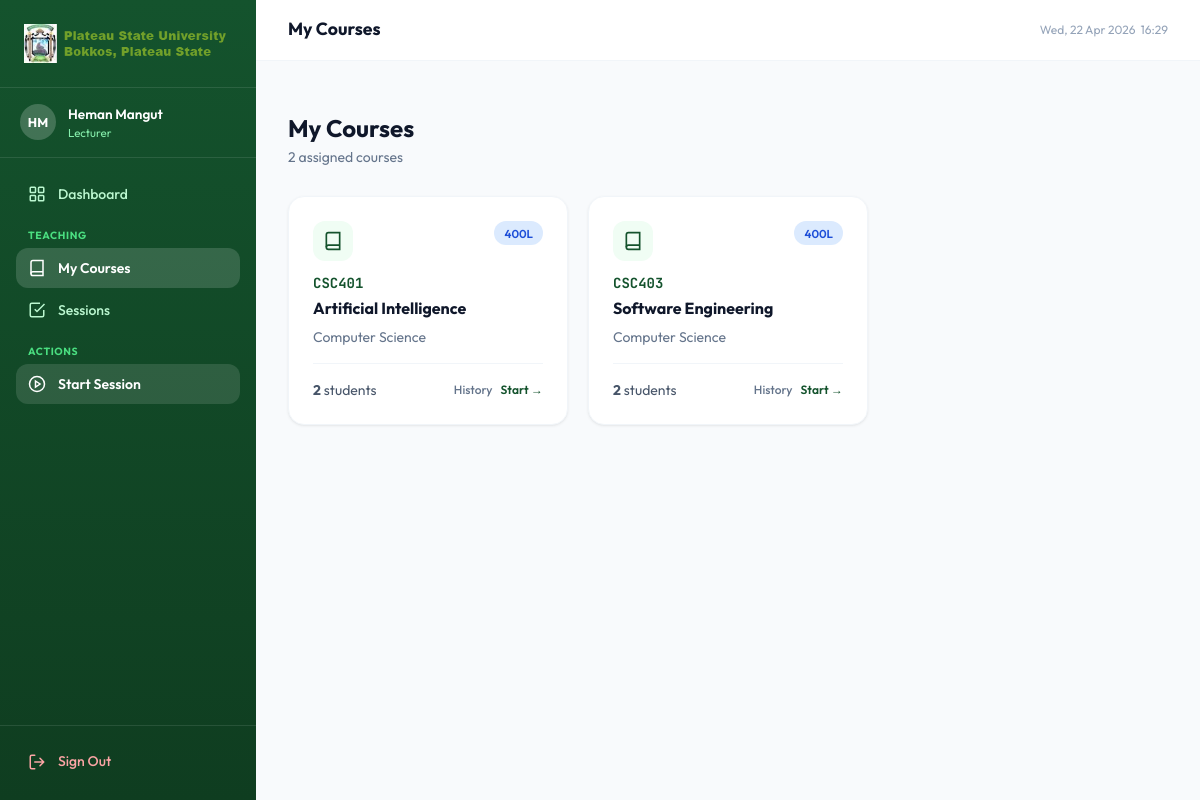
The page /lecturer/courses/ (signed in) on the database its author committed.
### attendance/models.py (models this page shows, shortened)
class User(AbstractBaseUser, PermissionsMixin):
    ROLE_CHOICES = [
        ('admin', 'Admin'),
        ('lecturer', 'Lecturer'),
        ('student', 'Student'),
    ]
    id = models.UUIDField(primary_key=True, default=uuid.uuid4, editable=False)
    email = models.EmailField(unique=True)
    first_name = models.CharField(max_length=100)
    last_name = models.CharField(max_length=100)
    role = models.CharField(max_length=20, choices=ROLE_CHOICES, default='student')
    is_active = models.BooleanField(default=True)
    is_staff = models.BooleanField(default=False)
    date_joined = models.DateTimeField(default=timezone.now)
    avatar = models.ImageField(upload_to='avatars/', null=True, blank=True)
    objects = UserManager()
    USERNAME_FIELD = 'email'
    REQUIRED_FIELDS = ['first_name', 'last_name']
    class Meta:
        verbose_name = 'User'
        verbose_name_plural = 'Users'
    def get_full_name(self):
        return f"{self.first_name} {self.last_name}"

class Course(models.Model):
    id = models.UUIDField(primary_key=True, default=uuid.uuid4, editable=False)
    code = models.CharField(max_length=20, unique=True)
    title = models.CharField(max_length=200)
    department = models.ForeignKey(Department, on_delete=models.CASCADE, related_name='courses')
    lecturer = models.ForeignKey(LecturerProfile, on_delete=models.SET_NULL, null=True, blank=True, related_name='courses')
    credit_units = models.IntegerField(default=3)
    semester = models.CharField(max_length=20, choices=[('first', 'First'), ('second', 'Second')], default='first')
    level = models.IntegerField(default=100)
    description = models.TextField(blank=True)
    students = models.ManyToManyField(StudentProfile, related_name='courses', blank=True)
    created_at = models.DateTimeField(auto_now_add=True)
    class Meta:
        ordering = ['code']

class Department(models.Model):
    id = models.UUIDField(primary_key=True, default=uuid.uuid4, editable=False)
    name = models.CharField(max_length=200)
    code = models.CharField(max_length=20, unique=True)
    faculty = models.ForeignKey(Faculty, on_delete=models.CASCADE, related_name='departments')
    description = models.TextField(blank=True)
    created_at = models.DateTimeField(auto_now_add=True)
    class Meta:
        ordering = ['name']
        unique_together = ['name', 'faculty']

### attendance/views.py (the view)
# urls.py: path('lecturer/courses/', views.lecturer_courses, name='lecturer_courses'),
@login_required
@role_required('lecturer')
def lecturer_courses(request):
    lecturer = get_object_or_404(LecturerProfile, user=request.user)
    courses = Course.objects.filter(lecturer=lecturer).select_related('department').annotate(
        student_count=Count('students')
    )
    return render(request, 'attendance/lecturer/courses.html', {'courses': courses, 'lecturer': lecturer})

### attendance/context_processors.py (called while the page is built)
def site_context(request):
    context = {
        'site_name': 'PLASU Smart Attendance',
        'university_name': 'Plateau State University',
        'current_year': timezone.now().year,
        'now': timezone.now(),
    }
    if request.user.is_authenticated:
        if request.user.role == 'lecturer':
            try:
                active_count = AttendanceSession.objects.filter(
                    lecturer__user=request.user,
                    status='active',
                ).count()
                context['lecturer_active_sessions'] = active_count
            except Exception:
                context['lecturer_active_sessions'] = 0
    return context

### attendance/templates/attendance/lecturer/courses.html (shortened to what this page needs)
{% extends "attendance/layout_sidebar.html" %}
{% load static attendance_tags %}
{% block page_title %}My Courses{% endblock %}
{% block sidebar_nav %}{% include "attendance/partials/lecturer_nav.html" %}{% endblock %}
{% block content %}
<div class="animate-in">
  <div class="page-header"><h1>My Courses</h1><p>{{ courses.count }} assigned course{{ courses.count|pluralize }}</p></div>
  <div class="grid grid-cols-1 md:grid-cols-2 lg:grid-cols-3 gap-5">
    {% for course in courses %}
    <div class="stat-card animate-in" style="animation-delay:{{ forloop.counter0 }}0ms">
      <div class="flex items-start justify-between mb-3">
        <div class="w-10 h-10 rounded-xl bg-green-50 flex items-center justify-center flex-shrink-0">
          <svg class="w-5 h-5 text-primary" viewBox="0 0 24 24" fill="none" stroke="currentColor" stroke-width="2"><path d="M4 19.5A2.5 2.5 0 0 1 6.5 17H20"/><path d="M6.5 2H20v20H6.5A2.5 2.5 0 0 1 4 19.5v-15A2.5 2.5 0 0 1 6.5 2z"/></svg>
        </div>
        <span class="badge badge-blue">{{ course.level }}L</span>
      </div>
      <p class="font-mono font-bold text-primary text-sm mb-1">{{ course.code }}</p>
      <h3 class="font-bold text-ink text-base leading-snug mb-2">{{ course.title }}</h3>
      <p class="text-slate-500 text-sm">{{ course.department.name }}</p>
      <div class="mt-4 pt-4 border-t border-slate-100 flex items-center justify-between">
        <span class="text-sm text-slate-600"><strong>{{ course.student_count }}</strong> students</span>
        <div class="flex gap-2">
          <a href="{% url 'attendance:lecturer_attendance_history' course.pk %}" class="text-xs text-slate-500 hover:text-slate-700 font-medium">History</a>
          <a href="{% url 'attendance:start_session' %}?course={{ course.pk }}" class="text-xs font-semibold text-primary hover:text-green-700">Start →</a>
        </div>
      </div>
    </div>
    {% empty %}
    <div class="col-span-3 bg-white rounded-2xl p-16 text-center border border-slate-100">
      <p class="text-slate-400">No courses assigned.</p>
    </div>
    {% endfor %}
  </div>
</div>
{% endblock %}

### attendance/templates/attendance/layout_sidebar.html (shortened to what this page needs)
{% extends "attendance/base.html" %}
{% load static %}
{% block body %}
<div class="page-wrapper">
  <aside id="sidebar" class="sidebar" style="min-height:100vh;">
    <div class="sidebar-logo">
      <img src="{% static 'images/plasu_logo.png' %}" alt="PLASU"
          >
    </div>
    <div class="sidebar-user">
      <div class="sidebar-avatar">
        {{ request.user.first_name|slice:":1" }}{{ request.user.last_name|slice:":1" }}
      </div>
      <div style="min-width:0">
        <div class="sidebar-user-name">{{ request.user.get_full_name }}</div>
        <div class="sidebar-user-role">{{ request.user.role }}</div>
      </div>
    </div>
    <nav class="sidebar-nav">
      {% block sidebar_nav %}{% endblock %}
    </nav>
    <div class="sidebar-footer">
      <a href="{% url 'attendance:logout' %}" class="sidebar-link" style="color:#fca5a5;">
        <svg viewBox="0 0 24 24" fill="none" stroke="currentColor" stroke-width="2">
          <path d="M9 21H5a2 2 0 0 1-2-2V5a2 2 0 0 1 2-2h4M16 17l5-5-5-5M21 12H9" stroke-linecap="round" stroke-linejoin="round"/>
        </svg>
        Sign Out
      </a>
    </div>
  </aside>
  <div class="main-area">
    <header class="topbar">
      <div>
        <div class="topbar-title">{% block page_title %}Dashboard{% endblock %}</div>
      </div>
      <div class="flex items-center gap-3 ml-auto">
        <span class="text-xs text-slate-400 hidden md:block" id="datetime-display"></span>
      </div>
    </header>
    <div class="px-4 md:px-8 pt-5">
    </div>
    <main class="main-content">
      {% block content %}{% endblock %}
    </main>
  </div>
</div>
{% endblock %}

### attendance/templates/attendance/base.html (shortened to what this page needs)
{% load static %}
{% load attendance_tags %}
<!DOCTYPE html>
<html lang="en">
<head>
<script src="https://cdn.tailwindcss.com"></script>
<link rel="stylesheet" href="{% static 'css/main.css' %}">
<link rel="stylesheet" href="{% static 'css/print.css' %}">
</head>
<body>
{% block body %}{% endblock %}
</body>
</html>

### attendance/templates/attendance/partials/lecturer_nav.html
{% load static %}
{% url 'attendance:lecturer_dashboard' as url_dash %}
{% url 'attendance:lecturer_courses' as url_courses %}
{% url 'attendance:lecturer_sessions' as url_sessions %}
{% url 'attendance:start_session' as url_start %}
<a href="{{ url_dash }}" class="sidebar-link {% if request.path == url_dash %}active{% endif %}">
  <svg viewBox="0 0 24 24" fill="none" stroke="currentColor" stroke-width="2"><rect x="3" y="3" width="7" height="7" rx="1"/><rect x="14" y="3" width="7" height="7" rx="1"/><rect x="3" y="14" width="7" height="7" rx="1"/><rect x="14" y="14" width="7" height="7" rx="1"/></svg>
  Dashboard
</a>
<p class="sidebar-nav-section">Teaching</p>
<a href="{{ url_courses }}" class="sidebar-link {% if request.path == url_courses %}active{% endif %}">
  <svg viewBox="0 0 24 24" fill="none" stroke="currentColor" stroke-width="2"><path d="M4 19.5A2.5 2.5 0 0 1 6.5 17H20"/><path d="M6.5 2H20v20H6.5A2.5 2.5 0 0 1 4 19.5v-15A2.5 2.5 0 0 1 6.5 2z"/></svg>
  My Courses
</a>
<a href="{{ url_sessions }}" class="sidebar-link {% if request.path == url_sessions %}active{% endif %}">
  <svg viewBox="0 0 24 24" fill="none" stroke="currentColor" stroke-width="2"><path d="M9 11l3 3L22 4"/><path d="M21 12v7a2 2 0 0 1-2 2H5a2 2 0 0 1-2-2V5a2 2 0 0 1 2-2h11"/></svg>
  Sessions
</a>
<p class="sidebar-nav-section">Actions</p>
<a href="{{ url_start }}" class="sidebar-link {% if request.path == url_start %}active{% endif %}"
   style="background:rgba(255,255,255,.12);color:#fff;font-weight:600;">
  <svg viewBox="0 0 24 24" fill="none" stroke="currentColor" stroke-width="2"><circle cx="12" cy="12" r="10"/><polygon points="10 8 16 12 10 16 10 8"/></svg>
  Start Session
</a>

### static/css/main.css (style rules this page uses)
*, *::before, *::after { box-sizing: border-box; margin: 0; padding: 0; }
:root { --color-primary: #14532D; --color-primary-dark: #0f3d20; --color-primary-light: #166534; --color-primary-50: #F0FDF4; --color-primary-100: #DCFCE7; --color-primary-200: #BBF7D0; --color-primary-300: #86EFAC; --color-primary-500: #22C55E; --color-surface: #F8FAFC; --color-ink: #0F172A; --color-muted: #64748B; --color-border: #E2E8F0; --color-subtle: #F1F5F9; --color-success: #22C55E; --color-warning: #F59E0B; --color-error: #EF4444; --color-info: #3B82F6; --radius-sm: 8px; --radius-md: 12px; --radius-lg: 16px; --radius-xl: 20px; --radius-2xl: 24px; --radius-full: 9999px; --shadow-card: 0 1px 3px 0 rgb(0 0 0 / 0.07), 0 1px 2px -1px rgb(0 0 0 / 0.07); --shadow-md: 0 4px 6px -1px rgb(0 0 0 / 0.07), 0 2px 4px -2px rgb(0 0 0 / 0.07); --shadow-lg: 0 10px 15px -3px rgb(0 0 0 / 0.08), 0 4px 6px -4px rgb(0 0 0 / 0.08); }
html { font-size: 16px; -webkit-text-size-adjust: 100%; }
body { font-family: 'Outfit', 'Segoe UI', system-ui, sans-serif; background: var(--color-surface); color: var(--color-ink); line-height: 1.5; -webkit-font-smoothing: antialiased; -moz-osx-font-smoothing: grayscale; }
h1 { font-size: 1.5rem; font-weight: 700; line-height: 1.25; }
h3 { font-size: 1.1rem; font-weight: 600; line-height: 1.4; }
p { font-size: 0.9rem; }
.page-wrapper { display: flex; min-height: 100vh; overflow: hidden; }
.sidebar { width: 256px; flex-shrink: 0; display: flex; flex-direction: column; background: linear-gradient(180deg, var(--color-primary) 0%, var(--color-primary-dark) 100%); position: relative; z-index: 40; transform: translateX(-100%); transition: transform 0.3s ease; }
@media (min-width: 1024px) { .sidebar { transform: translateX(0); } }
.sidebar-logo { padding: 1.5rem; border-bottom: 1px solid rgba(255,255,255,.10); display: flex; align-items: center; gap: 0.75rem; }
.sidebar-user { padding: 1rem 1.25rem; border-bottom: 1px solid rgba(255,255,255,.10); display: flex; align-items: center; gap: 0.75rem; }
.sidebar-avatar { width: 36px; height: 36px; border-radius: var(--radius-full); background: rgba(255,255,255,.20); display: flex; align-items: center; justify-content: center; font-weight: 700; font-size: 0.8rem; color: #fff; flex-shrink: 0; }
.sidebar-user-name { color: #fff; font-weight: 600; font-size: 0.85rem; white-space: nowrap; overflow: hidden; text-overflow: ellipsis; }
.sidebar-user-role { color: #86efac; font-size: 0.72rem; text-transform: capitalize; }
.sidebar-nav { flex: 1; padding: 1rem; overflow-y: auto; }
.sidebar-nav-section { font-size: 0.65rem; font-weight: 700; text-transform: uppercase; letter-spacing: .06em; color: #4ade80; padding: 0.75rem 0.75rem 0.25rem; }
.sidebar-link { display: flex; align-items: center; gap: 0.75rem; padding: 0.6rem 0.75rem; border-radius: var(--radius-md); color: #bbf7d0; font-size: 0.875rem; font-weight: 500; text-decoration: none; transition: background .15s, color .15s; cursor: pointer; margin-bottom: 2px; }
.sidebar-link.active { background: rgba(255,255,255,.15); color: #fff; font-weight: 600; }
.sidebar-link svg { width: 18px; height: 18px; flex-shrink: 0; }
.sidebar-footer { padding: 1rem; border-top: 1px solid rgba(255,255,255,.10); }
.main-area { flex: 1; display: flex; flex-direction: column; min-width: 0; overflow: hidden; }
.topbar { background: #fff; border-bottom: 1px solid #f1f5f9; padding: 1rem 2rem; display: flex; align-items: center; justify-content: space-between; flex-shrink: 0; }
.topbar-title { font-size: 1.1rem; font-weight: 700; color: var(--color-ink); }
.main-content { flex: 1; overflow-y: auto; padding: 2rem; }
.stat-card { background: #fff; border-radius: var(--radius-lg); padding: 1.5rem; box-shadow: var(--shadow-card); border: 1px solid #f1f5f9; transition: box-shadow .2s, transform .2s; }
.badge { display: inline-flex; align-items: center; padding: 0.2rem 0.625rem; border-radius: var(--radius-full); font-size: 0.72rem; font-weight: 600; white-space: nowrap; }
.badge-blue { background: #dbeafe; color: #1d4ed8; }
.page-header { margin-bottom: 1.75rem; }
.page-header h1 { font-size: 1.5rem; font-weight: 700; color: var(--color-ink); }
.page-header p { font-size: 0.875rem; color: var(--color-muted); margin-top: 0.25rem; }
.animate-in { animation: fadeSlideUp .35s ease both; }
.text-primary { color: var(--color-primary) !important; }
.font-mono { font-family: 'JetBrains Mono', 'Fira Code', monospace; }

### rows shown on the page
User: user.first_name "H", user.last_name "M", user.get_full_name "Heman Mangut", user.role "Lecturer"
Course: level "400", code "CSC401", title "Artificial Intelligence", department.name "Computer Science", student_count "2"
Course: level "400", code "CSC403", title "Software Engineering", department.name "Computer Science", student_count "2"

### other values the page prints
{{ courses.count }} "2"
